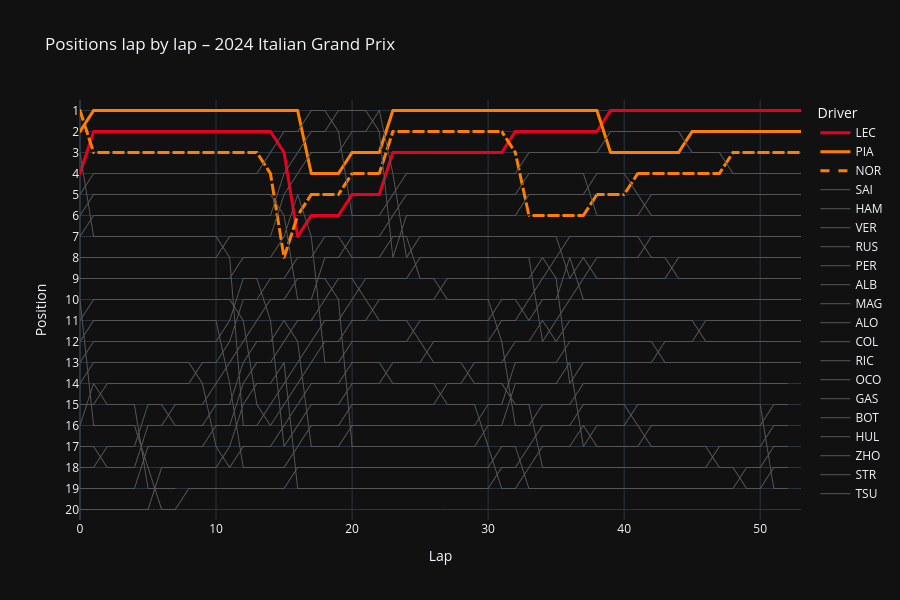

Notebook cell for this chart:
### Markdown cell above
## Positions

Positions at the end of each lap show how the race order evolved, starting from the grid
(lap 0). The three podium finishers are highlighted, while the rest of the field is shown
in grey for context.

### Code cell
grid = (
    race.results[["Abbreviation", "GridPosition"]]
    .rename(columns={"Abbreviation": "Driver", "GridPosition": "Position"})
    .assign(LapNumber=0)
)
positions = pd.concat([grid, all_laps[["Driver", "LapNumber", "Position"]]], ignore_index=True)

highlight = {"LEC": team_colors["Ferrari"], "PIA": team_colors["McLaren"], "NOR": team_colors["McLaren"]}
colors = {driver: highlight.get(driver, "#555555") for driver in driver_order}

fig = px.line(
    positions,
    x="LapNumber",
    y="Position",
    color="Driver",
    color_discrete_map=colors,
    category_orders={"Driver": driver_order},
    labels={"LapNumber": "Lap"},
    title="Positions lap by lap – 2024 Italian Grand Prix",
    template="plotly_dark",
    height=600,
)
fig.update_yaxes(range=[20.5, 0.5], dtick=1)
fig.for_each_trace(
    lambda trace: trace.update(
        line_width=3 if trace.name in highlight else 1,
        line_dash="dash" if trace.name == "NOR" else "solid",
    )
)
fig.show()

### Figure 1 — Plotly figure (JSON) as saved in the notebook; plotly's stock layout.template omitted (floating-point values rounded to 4 significant figures)
{"data": [{"hovertemplate": "Driver=LEC<br>Lap=%{x}<br>Position=%{y}<extra></extra>", "legendgroup": "LEC", "line": {"color": "#E80020", "dash": "solid", "width": 3}, "marker": {"symbol": "circle"}, "mode": "lines", "name": "LEC", "showlegend": true, "type": "scattergl", "x": [0.0, 1.0, 2.0, 3.0, 4.0, 5.0, 6.0, 7.0, 8.0, 9.0, 10.0, 11.0, 12.0, 13.0, 14.0, 15.0, 16.0, 17.0, 18.0, 19.0, 20.0, 21.0, 22.0, 23.0, 24.0, 25.0, 26.0, 27.0, 28.0, 29.0, 30.0, 31.0, 32.0, 33.0, 34.0, 35.0, 36.0, 37.0, 38.0, 39.0, 40.0, 41.0, 42.0, 43.0, 44.0, 45.0, 46.0, 47.0, 48.0, 49.0, 50.0, 51.0, 52.0, 53.0], "xaxis": "x", "y": [4.0, 2.0, 2.0, 2.0, 2.0, 2.0, 2.0, 2.0, 2.0, 2.0, 2.0, 2.0, 2.0, 2.0, 2.0, 3.0, 7.0, 6.0, 6.0, 6.0, 5.0, 5.0, 5.0, 3.0, 3.0, 3.0, 3.0, 3.0, 3.0, 3.0, 3.0, 3.0, 2.0, 2.0, 2.0, 2.0, 2.0, 2.0, 2.0, 1.0, 1.0, 1.0, 1.0, 1.0, 1.0, 1.0, 1.0, 1.0, 1.0, 1.0, 1.0, 1.0, 1.0, 1.0], "yaxis": "y"}, {"hovertemplate": "Driver=PIA<br>Lap=%{x}<br>Position=%{y}<extra></extra>", "legendgroup": "PIA", "line": {"color": "#FF8000", "dash": "solid", "width": 3}, "marker": {"symbol": "circle"}, "mode": "lines", "name": "PIA", "showlegend": true, "type": "scattergl", "x": [0.0, 1.0, 2.0, 3.0, 4.0, 5.0, 6.0, 7.0, 8.0, 9.0, 10.0, 11.0, 12.0, 13.0, 14.0, 15.0, 16.0, 17.0, 18.0, 19.0, 20.0, 21.0, 22.0, 23.0, 24.0, 25.0, 26.0, 27.0, 28.0, 29.0, 30.0, 31.0, 32.0, 33.0, 34.0, 35.0, 36.0, 37.0, 38.0, 39.0, 40.0, 41.0, 42.0, 43.0, 44.0, 45.0, 46.0, 47.0, 48.0, 49.0, 50.0, 51.0, 52.0, 53.0], "xaxis": "x", "y": [2.0, 1.0, 1.0, 1.0, 1.0, 1.0, 1.0, 1.0, 1.0, 1.0, 1.0, 1.0, 1.0, 1.0, 1.0, 1.0, 1.0, 4.0, 4.0, 4.0, 3.0, 3.0, 3.0, 1.0, 1.0, 1.0, 1.0, 1.0, 1.0, 1.0, 1.0, 1.0, 1.0, 1.0, 1.0, 1.0, 1.0, 1.0, 1.0, 3.0, 3.0, 3.0, 3.0, 3.0, 3.0, 2.0, 2.0, 2.0, 2.0, 2.0, 2.0, 2.0, 2.0, 2.0], "yaxis": "y"}, {"hovertemplate": "Driver=NOR<br>Lap=%{x}<br>Position=%{y}<extra></extra>", "legendgroup": "NOR", "line": {"color": "#FF8000", "dash": "dash", "width": 3}, "marker": {"symbol": "circle"}, "mode": "lines", "name": "NOR", "showlegend": true, "type": "scattergl", "x": [0.0, 1.0, 2.0, 3.0, 4.0, 5.0, 6.0, 7.0, 8.0, 9.0, 10.0, 11.0, 12.0, 13.0, 14.0, 15.0, 16.0, 17.0, 18.0, 19.0, 20.0, 21.0, 22.0, 23.0, 24.0, 25.0, 26.0, 27.0, 28.0, 29.0, 30.0, 31.0, 32.0, 33.0, 34.0, 35.0, 36.0, 37.0, 38.0, 39.0, 40.0, 41.0, 42.0, 43.0, 44.0, 45.0, 46.0, 47.0, 48.0, 49.0, 50.0, 51.0, 52.0, 53.0], "xaxis": "x", "y": [1.0, 3.0, 3.0, 3.0, 3.0, 3.0, 3.0, 3.0, 3.0, 3.0, 3.0, 3.0, 3.0, 3.0, 4.0, 8.0, 6.0, 5.0, 5.0, 5.0, 4.0, 4.0, 4.0, 2.0, 2.0, 2.0, 2.0, 2.0, 2.0, 2.0, 2.0, 2.0, 3.0, 6.0, 6.0, 6.0, 6.0, 6.0, 5.0, 5.0, 5.0, 4.0, 4.0, 4.0, 4.0, 4.0, 4.0, 4.0, 3.0, 3.0, 3.0, 3.0, 3.0, 3.0], "yaxis": "y"}, {"hovertemplate": "Driver=SAI<br>Lap=%{x}<br>Position=%{y}<extra></extra>", "legendgroup": "SAI", "line": {"color": "#555555", "dash": "solid", "width": 1}, "marker": {"symbol": "circle"}, "mode": "lines", "name": "SAI", "showlegend": true, "type": "scattergl", "x": [0.0, 1.0, 2.0, 3.0, 4.0, 5.0, 6.0, 7.0, 8.0, 9.0, 10.0, 11.0, 12.0, 13.0, 14.0, 15.0, 16.0, 17.0, 18.0, 19.0, 20.0, 21.0, 22.0, 23.0, 24.0, 25.0, 26.0, 27.0, 28.0, 29.0, 30.0, 31.0, 32.0, 33.0, 34.0, 35.0, 36.0, 37.0, 38.0, 39.0, 40.0, 41.0, 42.0, 43.0, 44.0, 45.0, 46.0, 47.0, 48.0, 49.0, 50.0, 51.0, 52.0, 53.0], "xaxis": "x", "y": [5.0, 4.0, 4.0, 4.0, 4.0, 4.0, 4.0, 4.0, 4.0, 4.0, 4.0, 4.0, 4.0, 4.0, 3.0, 2.0, 2.0, 1.0, 1.0, 2.0, 6.0, 6.0, 6.0, 5.0, 4.0, 4.0, 4.0, 4.0, 4.0, 4.0, 4.0, 4.0, 4.0, 3.0, 3.0, 3.0, 3.0, 3.0, 3.0, 2.0, 2.0, 2.0, 2.0, 2.0, 2.0, 3.0, 3.0, 3.0, 4.0, 4.0, 4.0, 4.0, 4.0, 4.0], "yaxis": "y"}, {"hovertemplate": "Driver=HAM<br>Lap=%{x}<br>Position=%{y}<extra></extra>", "legendgroup": "HAM", "line": {"color": "#555555", "dash": "solid", "width": 1}, "marker": {"symbol": "circle"}, "mode": "lines", "name": "HAM", "showlegend": true, "type": "scattergl", "x": [0.0, 1.0, 2.0, 3.0, 4.0, 5.0, 6.0, 7.0, 8.0, 9.0, 10.0, 11.0, 12.0, 13.0, 14.0, 15.0, 16.0, 17.0, 18.0, 19.0, 20.0, 21.0, 22.0, 23.0, 24.0, 25.0, 26.0, 27.0, 28.0, 29.0, 30.0, 31.0, 32.0, 33.0, 34.0, 35.0, 36.0, 37.0, 38.0, 39.0, 40.0, 41.0, 42.0, 43.0, 44.0, 45.0, 46.0, 47.0, 48.0, 49.0, 50.0, 51.0, 52.0, 53.0], "xaxis": "x", "y": [6.0, 5.0, 5.0, 5.0, 5.0, 5.0, 5.0, 5.0, 5.0, 5.0, 5.0, 5.0, 5.0, 5.0, 5.0, 6.0, 10.0, 10.0, 8.0, 8.0, 7.0, 7.0, 7.0, 6.0, 5.0, 5.0, 5.0, 5.0, 5.0, 5.0, 5.0, 5.0, 5.0, 4.0, 4.0, 4.0, 4.0, 4.0, 6.0, 6.0, 6.0, 6.0, 5.0, 5.0, 5.0, 5.0, 5.0, 5.0, 5.0, 5.0, 5.0, 5.0, 5.0, 5.0], "yaxis": "y"}, {"hovertemplate": "Driver=VER<br>Lap=%{x}<br>Position=%{y}<extra></extra>", "legendgroup": "VER", "line": {"color": "#555555", "dash": "solid", "width": 1}, "marker": {"symbol": "circle"}, "mode": "lines", "name": "VER", "showlegend": true, "type": "scattergl", "x": [0.0, 1.0, 2.0, 3.0, 4.0, 5.0, 6.0, 7.0, 8.0, 9.0, 10.0, 11.0, 12.0, 13.0, 14.0, 15.0, 16.0, 17.0, 18.0, 19.0, 20.0, 21.0, 22.0, 23.0, 24.0, 25.0, 26.0, 27.0, 28.0, 29.0, 30.0, 31.0, 32.0, 33.0, 34.0, 35.0, 36.0, 37.0, 38.0, 39.0, 40.0, 41.0, 42.0, 43.0, 44.0, 45.0, 46.0, 47.0, 48.0, 49.0, 50.0, 51.0, 52.0, 53.0], "xaxis": "x", "y": [7.0, 6.0, 6.0, 6.0, 6.0, 6.0, 6.0, 6.0, 6.0, 6.0, 6.0, 6.0, 6.0, 6.0, 6.0, 4.0, 3.0, 2.0, 2.0, 1.0, 1.0, 1.0, 2.0, 8.0, 6.0, 6.0, 6.0, 6.0, 6.0, 6.0, 6.0, 6.0, 6.0, 5.0, 5.0, 5.0, 5.0, 5.0, 4.0, 4.0, 4.0, 5.0, 6.0, 6.0, 6.0, 6.0, 6.0, 6.0, 6.0, 6.0, 6.0, 6.0, 6.0, 6.0], "yaxis": "y"}, {"hovertemplate": "Driver=RUS<br>Lap=%{x}<br>Position=%{y}<extra></extra>", "legendgroup": "RUS", "line": {"color": "#555555", "dash": "solid", "width": 1}, "marker": {"symbol": "circle"}, "mode": "lines", "name": "RUS", "showlegend": true, "type": "scattergl", "x": [0.0, 1.0, 2.0, 3.0, 4.0, 5.0, 6.0, 7.0, 8.0, 9.0, 10.0, 11.0, 12.0, 13.0, 14.0, 15.0, 16.0, 17.0, 18.0, 19.0, 20.0, 21.0, 22.0, 23.0, 24.0, 25.0, 26.0, 27.0, 28.0, 29.0, 30.0, 31.0, 32.0, 33.0, 34.0, 35.0, 36.0, 37.0, 38.0, 39.0, 40.0, 41.0, 42.0, 43.0, 44.0, 45.0, 46.0, 47.0, 48.0, 49.0, 50.0, 51.0, 52.0, 53.0], "xaxis": "x", "y": [3.0, 7.0, 7.0, 7.0, 7.0, 7.0, 7.0, 7.0, 7.0, 7.0, 7.0, 8.0, 16.0, 16.0, 15.0, 14.0, 13.0, 12.0, 11.0, 11.0, 10.0, 9.0, 9.0, 9.0, 9.0, 8.0, 8.0, 8.0, 8.0, 8.0, 8.0, 8.0, 8.0, 8.0, 12.0, 11.0, 10.0, 9.0, 8.0, 8.0, 8.0, 8.0, 7.0, 7.0, 7.0, 7.0, 7.0, 7.0, 7.0, 7.0, 7.0, 7.0, 7.0, 7.0], "yaxis": "y"}, {"hovertemplate": "Driver=PER<br>Lap=%{x}<br>Position=%{y}<extra></extra>", "legendgroup": "PER", "line": {"color": "#555555", "dash": "solid", "width": 1}, "marker": {"symbol": "circle"}, "mode": "lines", "name": "PER", "showlegend": true, "type": "scattergl", "x": [0.0, 1.0, 2.0, 3.0, 4.0, 5.0, 6.0, 7.0, 8.0, 9.0, 10.0, 11.0, 12.0, 13.0, 14.0, 15.0, 16.0, 17.0, 18.0, 19.0, 20.0, 21.0, 22.0, 23.0, 24.0, 25.0, 26.0, 27.0, 28.0, 29.0, 30.0, 31.0, 32.0, 33.0, 34.0, 35.0, 36.0, 37.0, 38.0, 39.0, 40.0, 41.0, 42.0, 43.0, 44.0, 45.0, 46.0, 47.0, 48.0, 49.0, 50.0, 51.0, 52.0, 53.0], "xaxis": "x", "y": [8.0, 8.0, 8.0, 8.0, 8.0, 8.0, 8.0, 8.0, 8.0, 8.0, 8.0, 7.0, 7.0, 7.0, 7.0, 5.0, 4.0, 3.0, 3.0, 3.0, 2.0, 2.0, 1.0, 4.0, 8.0, 7.0, 7.0, 7.0, 7.0, 7.0, 7.0, 7.0, 7.0, 7.0, 7.0, 7.0, 9.0, 8.0, 9.0, 9.0, 9.0, 9.0, 9.0, 9.0, 8.0, 8.0, 8.0, 8.0, 8.0, 8.0, 8.0, 8.0, 8.0, 8.0], "yaxis": "y"}, {"hovertemplate": "Driver=ALB<br>Lap=%{x}<br>Position=%{y}<extra></extra>", "legendgroup": "ALB", "line": {"color": "#555555", "dash": "solid", "width": 1}, "marker": {"symbol": "circle"}, "mode": "lines", "name": "ALB", "showlegend": true, "type": "scattergl", "x": [0.0, 1.0, 2.0, 3.0, 4.0, 5.0, 6.0, 7.0, 8.0, 9.0, 10.0, 11.0, 12.0, 13.0, 14.0, 15.0, 16.0, 17.0, 18.0, 19.0, 20.0, 21.0, 22.0, 23.0, 24.0, 25.0, 26.0, 27.0, 28.0, 29.0, 30.0, 31.0, 32.0, 33.0, 34.0, 35.0, 36.0, 37.0, 38.0, 39.0, 40.0, 41.0, 42.0, 43.0, 44.0, 45.0, 46.0, 47.0, 48.0, 49.0, 50.0, 51.0, 52.0, 53.0], "xaxis": "x", "y": [9.0, 9.0, 9.0, 9.0, 9.0, 9.0, 9.0, 9.0, 9.0, 9.0, 9.0, 9.0, 8.0, 8.0, 8.0, 7.0, 5.0, 7.0, 13.0, 13.0, 12.0, 12.0, 12.0, 12.0, 12.0, 11.0, 11.0, 11.0, 11.0, 11.0, 11.0, 10.0, 10.0, 11.0, 10.0, 10.0, 8.0, 10.0, 10.0, 10.0, 10.0, 10.0, 10.0, 10.0, 10.0, 10.0, 10.0, 10.0, 10.0, 10.0, 10.0, 10.0, 10.0, 10.0], "yaxis": "y"}, {"hovertemplate": "Driver=MAG<br>Lap=%{x}<br>Position=%{y}<extra></extra>", "legendgroup": "MAG", "line": {"color": "#555555", "dash": "solid", "width": 1}, "marker": {"symbol": "circle"}, "mode": "lines", "name": "MAG", "showlegend": true, "type": "scattergl", "x": [0.0, 1.0, 2.0, 3.0, 4.0, 5.0, 6.0, 7.0, 8.0, 9.0, 10.0, 11.0, 12.0, 13.0, 14.0, 15.0, 16.0, 17.0, 18.0, 19.0, 20.0, 21.0, 22.0, 23.0, 24.0, 25.0, 26.0, 27.0, 28.0, 29.0, 30.0, 31.0, 32.0, 33.0, 34.0, 35.0, 36.0, 37.0, 38.0, 39.0, 40.0, 41.0, 42.0, 43.0, 44.0, 45.0, 46.0, 47.0, 48.0, 49.0, 50.0, 51.0, 52.0, 53.0], "xaxis": "x", "y": [13.0, 12.0, 12.0, 12.0, 12.0, 12.0, 12.0, 12.0, 12.0, 12.0, 12.0, 11.0, 9.0, 9.0, 11.0, 17.0, 16.0, 15.0, 15.0, 15.0, 14.0, 14.0, 14.0, 13.0, 13.0, 13.0, 12.0, 12.0, 12.0, 12.0, 12.0, 11.0, 11.0, 10.0, 9.0, 8.0, 7.0, 7.0, 7.0, 7.0, 7.0, 7.0, 8.0, 8.0, 9.0, 9.0, 9.0, 9.0, 9.0, 9.0, 9.0, 9.0, 9.0, 9.0], "yaxis": "y"}, {"hovertemplate": "Driver=ALO<br>Lap=%{x}<br>Position=%{y}<extra></extra>", "legendgroup": "ALO", "line": {"color": "#555555", "dash": "solid", "width": 1}, "marker": {"symbol": "circle"}, "mode": "lines", "name": "ALO", "showlegend": true, "type": "scattergl", "x": [0.0, 1.0, 2.0, 3.0, 4.0, 5.0, 6.0, 7.0, 8.0, 9.0, 10.0, 11.0, 12.0, 13.0, 14.0, 15.0, 16.0, 17.0, 18.0, 19.0, 20.0, 21.0, 22.0, 23.0, 24.0, 25.0, 26.0, 27.0, 28.0, 29.0, 30.0, 31.0, 32.0, 33.0, 34.0, 35.0, 36.0, 37.0, 38.0, 39.0, 40.0, 41.0, 42.0, 43.0, 44.0, 45.0, 46.0, 47.0, 48.0, 49.0, 50.0, 51.0, 52.0, 53.0], "xaxis": "x", "y": [11.0, 10.0, 10.0, 10.0, 10.0, 10.0, 10.0, 10.0, 10.0, 10.0, 10.0, 10.0, 11.0, 15.0, 16.0, 15.0, 14.0, 13.0, 12.0, 12.0, 11.0, 11.0, 10.0, 10.0, 10.0, 10.0, 10.0, 9.0, 9.0, 9.0, 9.0, 9.0, 9.0, 9.0, 8.0, 9.0, 14.0, 13.0, 13.0, 13.0, 13.0, 13.0, 13.0, 12.0, 12.0, 12.0, 11.0, 11.0, 11.0, 11.0, 11.0, 11.0, 11.0, 11.0], "yaxis": "y"}, {"hovertemplate": "Driver=COL<br>Lap=%{x}<br>Position=%{y}<extra></extra>", "legendgroup": "COL", "line": {"color": "#555555", "dash": "solid", "width": 1}, "marker": {"symbol": "circle"}, "mode": "lines", "name": "COL", "showlegend": true, "type": "scattergl", "x": [0.0, 1.0, 2.0, 3.0, 4.0, 5.0, 6.0, 7.0, 8.0, 9.0, 10.0, 11.0, 12.0, 13.0, 14.0, 15.0, 16.0, 17.0, 18.0, 19.0, 20.0, 21.0, 22.0, 23.0, 24.0, 25.0, 26.0, 27.0, 28.0, 29.0, 30.0, 31.0, 32.0, 33.0, 34.0, 35.0, 36.0, 37.0, 38.0, 39.0, 40.0, 41.0, 42.0, 43.0, 44.0, 45.0, 46.0, 47.0, 48.0, 49.0, 50.0, 51.0, 52.0, 53.0], "xaxis": "x", "y": [18.0, 18.0, 17.0, 17.0, 17.0, 15.0, 15.0, 16.0, 16.0, 16.0, 15.0, 15.0, 13.0, 12.0, 12.0, 11.0, 12.0, 17.0, 17.0, 17.0, 16.0, 16.0, 16.0, 16.0, 16.0, 16.0, 16.0, 16.0, 16.0, 16.0, 15.0, 15.0, 13.0, 13.0, 13.0, 13.0, 12.0, 12.0, 12.0, 12.0, 12.0, 12.0, 12.0, 13.0, 13.0, 13.0, 13.0, 13.0, 13.0, 13.0, 13.0, 13.0, 13.0, 13.0], "yaxis": "y"}, {"hovertemplate": "Driver=RIC<br>Lap=%{x}<br>Position=%{y}<extra></extra>", "legendgroup": "RIC", "line": {"color": "#555555", "dash": "solid", "width": 1}, "marker": {"symbol": "circle"}, "mode": "lines", "name": "RIC", "showlegend": true, "type": "scattergl", "x": [0.0, 1.0, 2.0, 3.0, 4.0, 5.0, 6.0, 7.0, 8.0, 9.0, 10.0, 11.0, 12.0, 13.0, 14.0, 15.0, 16.0, 17.0, 18.0, 19.0, 20.0, 21.0, 22.0, 23.0, 24.0, 25.0, 26.0, 27.0, 28.0, 29.0, 30.0, 31.0, 32.0, 33.0, 34.0, 35.0, 36.0, 37.0, 38.0, 39.0, 40.0, 41.0, 42.0, 43.0, 44.0, 45.0, 46.0, 47.0, 48.0, 49.0, 50.0, 51.0, 52.0, 53.0], "xaxis": "x", "y": [12.0, 11.0, 11.0, 11.0, 11.0, 11.0, 11.0, 11.0, 11.0, 11.0, 11.0, 14.0, 18.0, 18.0, 18.0, 18.0, 17.0, 16.0, 16.0, 16.0, 15.0, 15.0, 15.0, 15.0, 15.0, 15.0, 15.0, 14.0, 14.0, 13.0, 13.0, 13.0, 12.0, 12.0, 11.0, 12.0, 11.0, 11.0, 11.0, 11.0, 11.0, 11.0, 11.0, 11.0, 11.0, 11.0, 12.0, 12.0, 12.0, 12.0, 12.0, 12.0, 12.0, 12.0], "yaxis": "y"}, {"hovertemplate": "Driver=OCO<br>Lap=%{x}<br>Position=%{y}<extra></extra>", "legendgroup": "OCO", "line": {"color": "#555555", "dash": "solid", "width": 1}, "marker": {"symbol": "circle"}, "mode": "lines", "name": "OCO", "showlegend": true, "type": "scattergl", "x": [0.0, 1.0, 2.0, 3.0, 4.0, 5.0, 6.0, 7.0, 8.0, 9.0, 10.0, 11.0, 12.0, 13.0, 14.0, 15.0, 16.0, 17.0, 18.0, 19.0, 20.0, 21.0, 22.0, 23.0, 24.0, 25.0, 26.0, 27.0, 28.0, 29.0, 30.0, 31.0, 32.0, 33.0, 34.0, 35.0, 36.0, 37.0, 38.0, 39.0, 40.0, 41.0, 42.0, 43.0, 44.0, 45.0, 46.0, 47.0, 48.0, 49.0, 50.0, 51.0, 52.0], "xaxis": "x", "y": [15.0, 15.0, 14.0, 14.0, 14.0, 14.0, 14.0, 14.0, 14.0, 13.0, 13.0, 12.0, 10.0, 10.0, 9.0, 9.0, 8.0, 8.0, 7.0, 7.0, 8.0, 8.0, 8.0, 7.0, 7.0, 9.0, 9.0, 10.0, 10.0, 10.0, 10.0, 12.0, 16.0, 16.0, 15.0, 15.0, 15.0, 14.0, 14.0, 14.0, 14.0, 14.0, 14.0, 14.0, 14.0, 14.0, 14.0, 14.0, 14.0, 14.0, 14.0, 14.0, 14.0], "yaxis": "y"}, {"hovertemplate": "Driver=GAS<br>Lap=%{x}<br>Position=%{y}<extra></extra>", "legendgroup": "GAS", "line": {"color": "#555555", "dash": "solid", "width": 1}, "marker": {"symbol": "circle"}, "mode": "lines", "name": "GAS", "showlegend": true, "type": "scattergl", "x": [0.0, 1.0, 2.0, 3.0, 4.0, 5.0, 6.0, 7.0, 8.0, 9.0, 10.0, 11.0, 12.0, 13.0, 14.0, 15.0, 16.0, 17.0, 18.0, 19.0, 20.0, 21.0, 22.0, 23.0, 24.0, 25.0, 26.0, 27.0, 28.0, 29.0, 30.0, 31.0, 32.0, 33.0, 34.0, 35.0, 36.0, 37.0, 38.0, 39.0, 40.0, 41.0, 42.0, 43.0, 44.0, 45.0, 46.0, 47.0, 48.0, 49.0, 50.0, 51.0, 52.0], "xaxis": "x", "y": [14.0, 13.0, 13.0, 13.0, 13.0, 13.0, 13.0, 13.0, 13.0, 14.0, 17.0, 18.0, 17.0, 17.0, 17.0, 16.0, 15.0, 14.0, 14.0, 14.0, 13.0, 13.0, 13.0, 14.0, 14.0, 14.0, 14.0, 15.0, 15.0, 15.0, 17.0, 19.0, 19.0, 18.0, 17.0, 17.0, 17.0, 16.0, 17.0, 17.0, 17.0, 17.0, 16.0, 16.0, 16.0, 16.0, 16.0, 16.0, 16.0, 16.0, 16.0, 15.0, 15.0], "yaxis": "y"}, {"hovertemplate": "Driver=BOT<br>Lap=%{x}<br>Position=%{y}<extra></extra>", "legendgroup": "BOT", "line": {"color": "#555555", "dash": "solid", "width": 1}, "marker": {"symbol": "circle"}, "mode": "lines", "name": "BOT", "showlegend": true, "type": "scattergl", "x": [0.0, 1.0, 2.0, 3.0, 4.0, 5.0, 6.0, 7.0, 8.0, 9.0, 10.0, 11.0, 12.0, 13.0, 14.0, 15.0, 16.0, 17.0, 18.0, 19.0, 20.0, 21.0, 22.0, 23.0, 24.0, 25.0, 26.0, 27.0, 28.0, 29.0, 30.0, 31.0, 32.0, 33.0, 34.0, 35.0, 36.0, 37.0, 38.0, 39.0, 40.0, 41.0, 42.0, 43.0, 44.0, 45.0, 46.0, 47.0, 48.0, 49.0, 50.0, 51.0, 52.0], "xaxis": "x", "y": [19.0, 19.0, 19.0, 19.0, 19.0, 17.0, 17.0, 17.0, 17.0, 17.0, 16.0, 16.0, 14.0, 13.0, 13.0, 12.0, 11.0, 11.0, 10.0, 9.0, 9.0, 10.0, 11.0, 11.0, 11.0, 12.0, 13.0, 13.0, 13.0, 14.0, 14.0, 14.0, 15.0, 15.0, 18.0, 18.0, 18.0, 18.0, 18.0, 18.0, 18.0, 18.0, 18.0, 18.0, 18.0, 18.0, 18.0, 17.0, 17.0, 17.0, 17.0, 16.0, 16.0], "yaxis": "y"}, {"hovertemplate": "Driver=HUL<br>Lap=%{x}<br>Position=%{y}<extra></extra>", "legendgroup": "HUL", "line": {"color": "#555555", "dash": "solid", "width": 1}, "marker": {"symbol": "circle"}, "mode": "lines", "name": "HUL", "showlegend": true, "type": "scattergl", "x": [0.0, 1.0, 2.0, 3.0, 4.0, 5.0, 6.0, 7.0, 8.0, 9.0, 10.0, 11.0, 12.0, 13.0, 14.0, 15.0, 16.0, 17.0, 18.0, 19.0, 20.0, 21.0, 22.0, 23.0, 24.0, 25.0, 26.0, 27.0, 28.0, 29.0, 30.0, 31.0, 32.0, 33.0, 34.0, 35.0, 36.0, 37.0, 38.0, 39.0, 40.0, 41.0, 42.0, 43.0, 44.0, 45.0, 46.0, 47.0, 48.0, 49.0, 50.0, 51.0, 52.0], "xaxis": "x", "y": [10.0, 16.0, 16.0, 16.0, 16.0, 18.0, 20.0, 20.0, 19.0, 19.0, 19.0, 19.0, 19.0, 19.0, 19.0, 19.0, 18.0, 18.0, 18.0, 18.0, 18.0, 18.0, 18.0, 18.0, 18.0, 18.0, 18.0, 18.0, 18.0, 18.0, 18.0, 17.0, 17.0, 19.0, 19.0, 19.0, 19.0, 19.0, 19.0, 19.0, 19.0, 19.0, 19.0, 19.0, 19.0, 19.0, 19.0, 19.0, 19.0, 18.0, 18.0, 17.0, 17.0], "yaxis": "y"}, {"hovertemplate": "Driver=ZHO<br>Lap=%{x}<br>Position=%{y}<extra></extra>", "legendgroup": "ZHO", "line": {"color": "#555555", "dash": "solid", "width": 1}, "marker": {"symbol": "circle"}, "mode": "lines", "name": "ZHO", "showlegend": true, "type": "scattergl", "x": [0.0, 1.0, 2.0, 3.0, 4.0, 5.0, 6.0, 7.0, 8.0, 9.0, 10.0, 11.0, 12.0, 13.0, 14.0, 15.0, 16.0, 17.0, 18.0, 19.0, 20.0, 21.0, 22.0, 23.0, 24.0, 25.0, 26.0, 27.0, 28.0, 29.0, 30.0, 31.0, 32.0, 33.0, 34.0, 35.0, 36.0, 37.0, 38.0, 39.0, 40.0, 41.0, 42.0, 43.0, 44.0, 45.0, 46.0, 47.0, 48.0, 49.0, 50.0, 51.0, 52.0], "xaxis": "x", "y": [20.0, 20.0, 20.0, 20.0, 20.0, 20.0, 18.0, 18.0, 18.0, 18.0, 18.0, 17.0, 15.0, 14.0, 14.0, 13.0, 19.0, 19.0, 19.0, 19.0, 19.0, 19.0, 19.0, 19.0, 19.0, 19.0, 19.0, 19.0, 19.0, 19.0, 19.0, 18.0, 18.0, 17.0, 16.0, 16.0, 16.0, 15.0, 15.0, 15.0, 15.0, 16.0, 17.0, 17.0, 17.0, 17.0, 17.0, 18.0, 18.0, 19.0, 19.0, 18.0, 18.0], "yaxis": "y"}, {"hovertemplate": "Driver=STR<br>Lap=%{x}<br>Position=%{y}<extra></extra>", "legendgroup": "STR", "line": {"color": "#555555", "dash": "solid", "width": 1}, "marker": {"symbol": "circle"}, "mode": "lines", "name": "STR", "showlegend": true, "type": "scattergl", "x": [0.0, 1.0, 2.0, 3.0, 4.0, 5.0, 6.0, 7.0, 8.0, 9.0, 10.0, 11.0, 12.0, 13.0, 14.0, 15.0, 16.0, 17.0, 18.0, 19.0, 20.0, 21.0, 22.0, 23.0, 24.0, 25.0, 26.0, 27.0, 28.0, 29.0, 30.0, 31.0, 32.0, 33.0, 34.0, 35.0, 36.0, 37.0, 38.0, 39.0, 40.0, 41.0, 42.0, 43.0, 44.0, 45.0, 46.0, 47.0, 48.0, 49.0, 50.0, 51.0, 52.0], "xaxis": "x", "y": [17.0, 17.0, 18.0, 18.0, 18.0, 16.0, 16.0, 15.0, 15.0, 15.0, 14.0, 13.0, 12.0, 11.0, 10.0, 10.0, 9.0, 9.0, 9.0, 10.0, 17.0, 17.0, 17.0, 17.0, 17.0, 17.0, 17.0, 17.0, 17.0, 17.0, 16.0, 16.0, 14.0, 14.0, 14.0, 14.0, 13.0, 17.0, 16.0, 16.0, 16.0, 15.0, 15.0, 15.0, 15.0, 15.0, 15.0, 15.0, 15.0, 15.0, 15.0, 19.0, 19.0], "yaxis": "y"}, {"hovertemplate": "Driver=TSU<br>Lap=%{x}<br>Position=%{y}<extra></extra>", "legendgroup": "TSU", "line": {"color": "#555555", "dash": "solid", "width": 1}, "marker": {"symbol": "circle"}, "mode": "lines", "name": "TSU", "showlegend": true, "type": "scattergl", "x": [0.0, 1.0, 2.0, 3.0, 4.0, 5.0, 6.0, 7.0], "xaxis": "x", "y": [16.0, 14.0, 15.0, 15.0, 15.0, 19.0, 19.0, 19.0], "yaxis": "y"}], "layout": {"height": 600, "legend": {"title": {"text": "Driver"}, "tracegroupgap": 0}, "title": {"text": "Positions lap by lap – 2024 Italian Grand Prix"}, "xaxis": {"anchor": "y", "domain": [0, 1], "title": {"text": "Lap"}}, "yaxis": {"anchor": "x", "domain": [0, 1], "dtick": 1, "range": [20.5, 0.5], "title": {"text": "Position"}}}}
